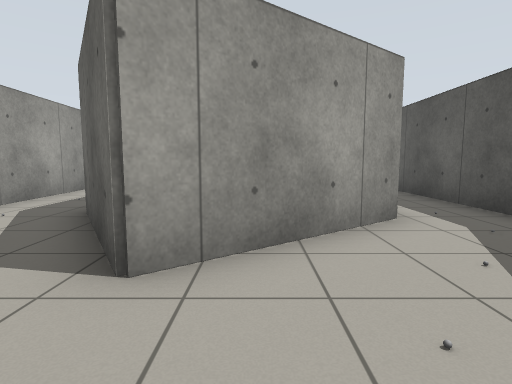
view 1 (above)

16 first-person views from a walk through a world built for the Gazebo simulator. The camera is 0.94 m above the floor, tilts 6° down and sees 80° across. The floor is counted in squares, 1 m on a side. Each view is taken from the middle of a square. On the plan, view 1 faces up. The plan holds only what a view shows up to about 11 squares ahead; the rest is blank.

view 2
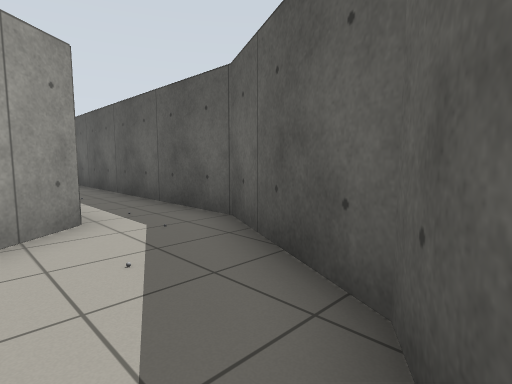

view 3
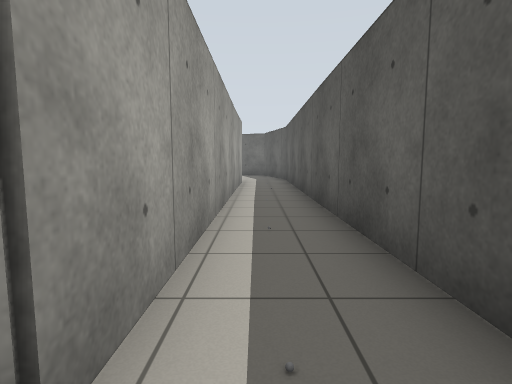

view 4
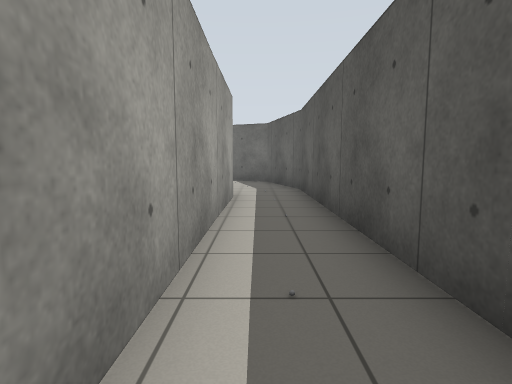

view 5
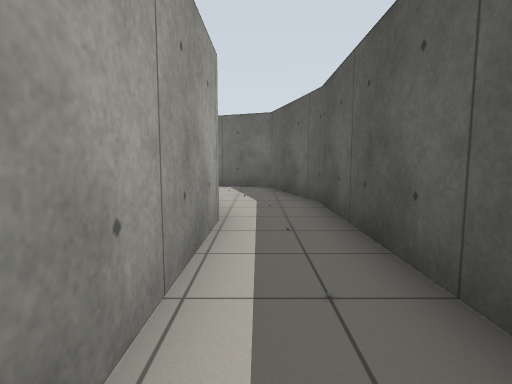

view 6
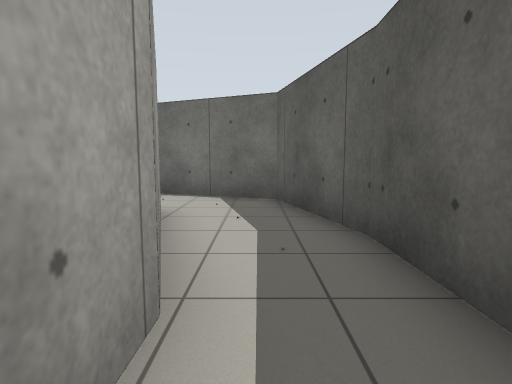

view 7
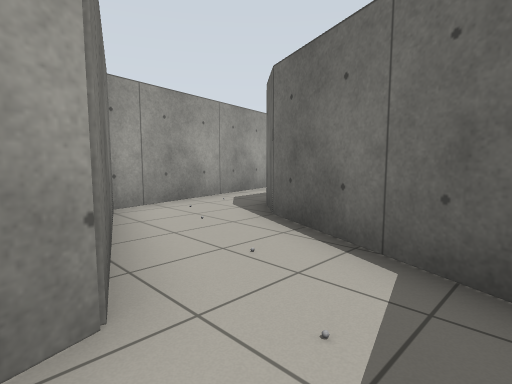

view 8
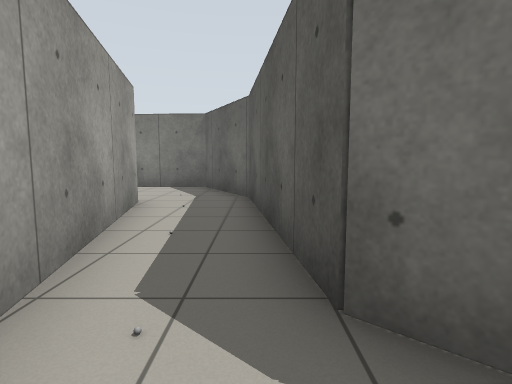

view 9
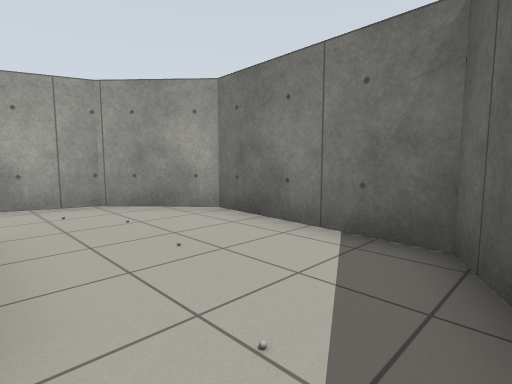

view 10
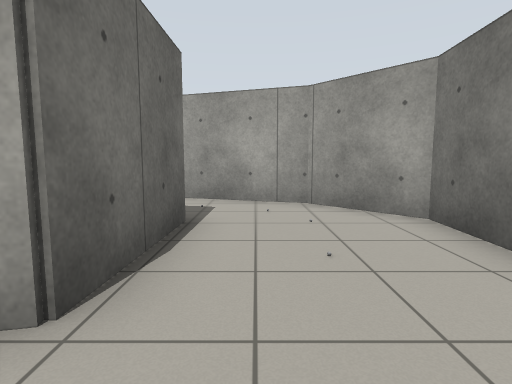

view 11
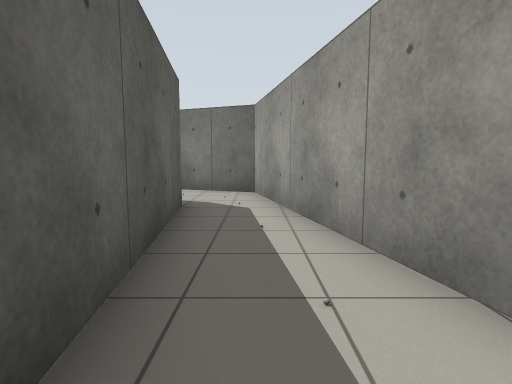

view 12
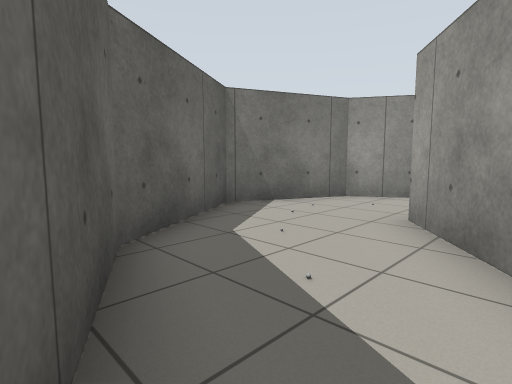

view 13
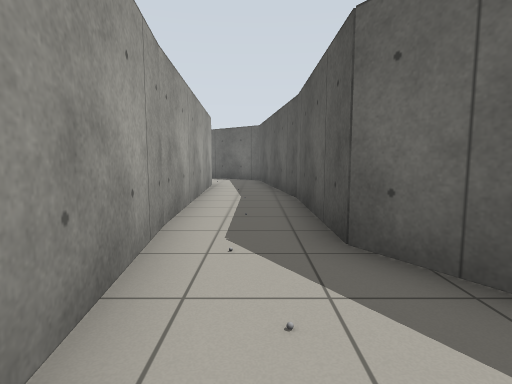

view 14
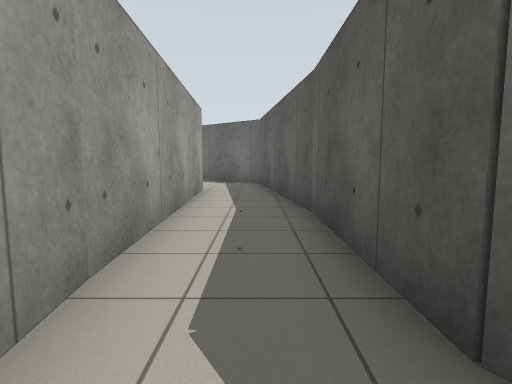

view 15
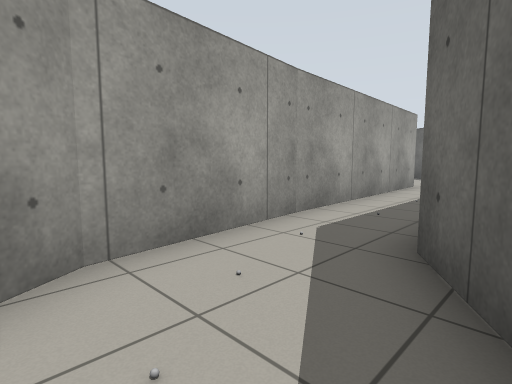

view 16
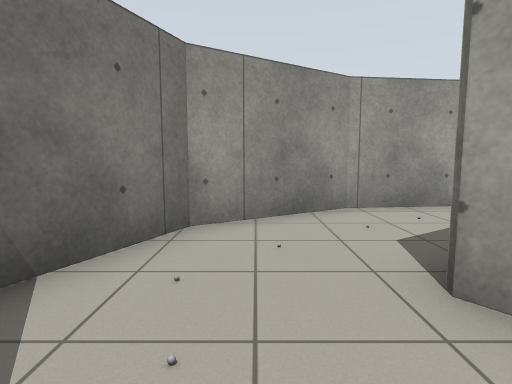

### Floor plan
Points are (right, up) in squares from view 1. A wall is a line through its corners. A room is listed if a view was taken in it or the views show most of it. See-through windows are left out.
Room 1 (views 1, 2, 3, 4, 5, 6, 12, 13, 14, 15, 16)
walls: (-5.1, 4.5) (-4.9, 2.8) (-3.3, 0.1) (-0.3, -1.2) (2.7, 0.6) (4.3, 3.8) (4.4, 18.8); (2, 18.3) (2.4, 16.9) (2.3, 4.9) (-1.1, 2.3) (-3, 5.3); (4.4, 18.7) (4.2, 19.7)
ways out: opening at (3, 19) to room 2; opening at (-4, 5) to room 3
Room 2 (views 7, 8)
walls: (-3.9, 26.4) (-3, 22.1) (1.3, 20.6) (2, 18.3); (4.2, 19.7) (3.5, 22.3) (-0.5, 23.9) (-1.5, 24.8) (-1.7, 26.5)
ways out: opening at (3, 19) to room 1; opening at (-3, 27) to room 3
Room 3 (views 9, 10, 11)
walls: (-7.8, 29.9) (-4.6, 29.8) (-3.9, 26.4); (-1.7, 26.5) (-2.2, 30.7) (-3.7, 33.5) (-7.8, 33.8) (-9.6, 32.1) (-10.6, 29.2); (-6.1, 13.6) (-5.1, 4.5); (-3, 9.4) (-3.7, 15); (-3, 5.3) (-3, 9.5)
ways out: opening at (-4, 5) to room 1; opening at (-3, 27) to room 2

Positions as (right, up) in squares from view 1, and headings:
1: (0, 0), facing up
2: (1, 0), facing up-right
3: (3, 4), facing up
4: (3, 9), facing up
5: (3, 12), facing up
6: (3, 15), facing up
7: (3, 20), facing up-left
8: (-2, 23), facing up
9: (-3, 30), facing up-left
10: (-3, 31), facing left
11: (-3, 31), facing down
12: (4, 4), facing down-left
13: (-4, 2), facing up
14: (-4, 4), facing up
15: (-2, 2), facing up-left
16: (1, 1), facing left
